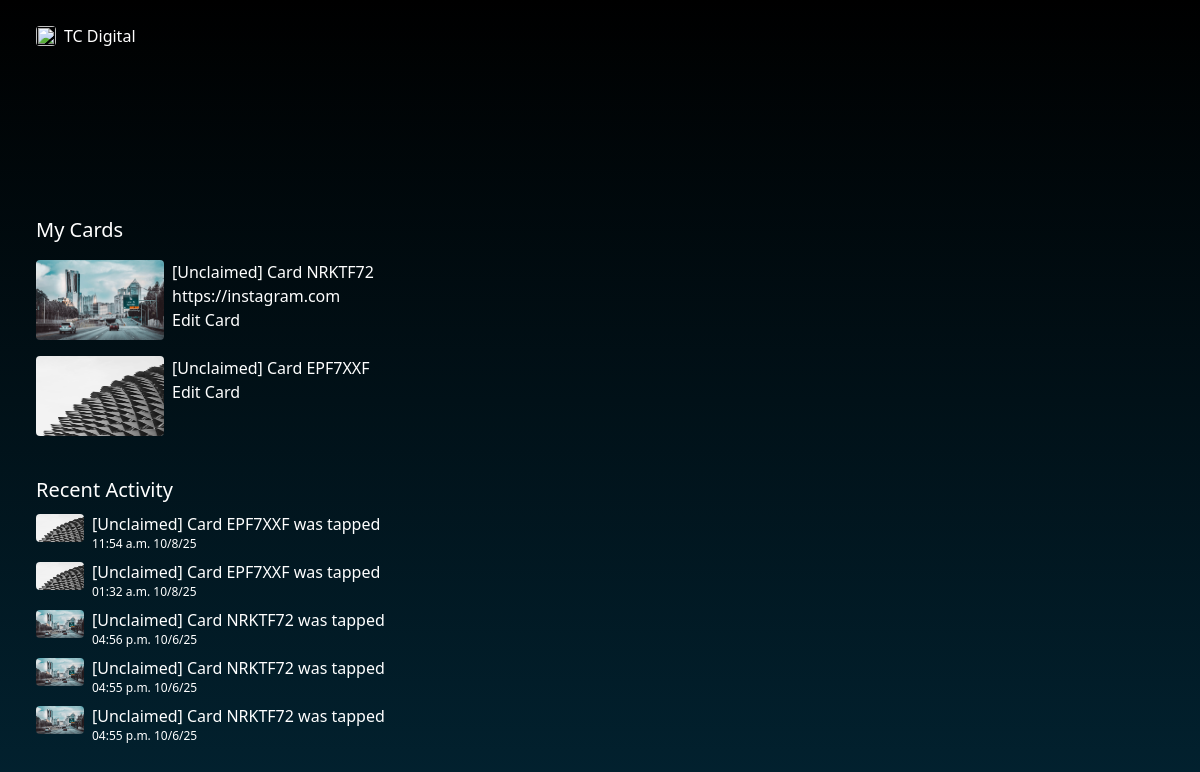
The app's page /dashboard/, older data.
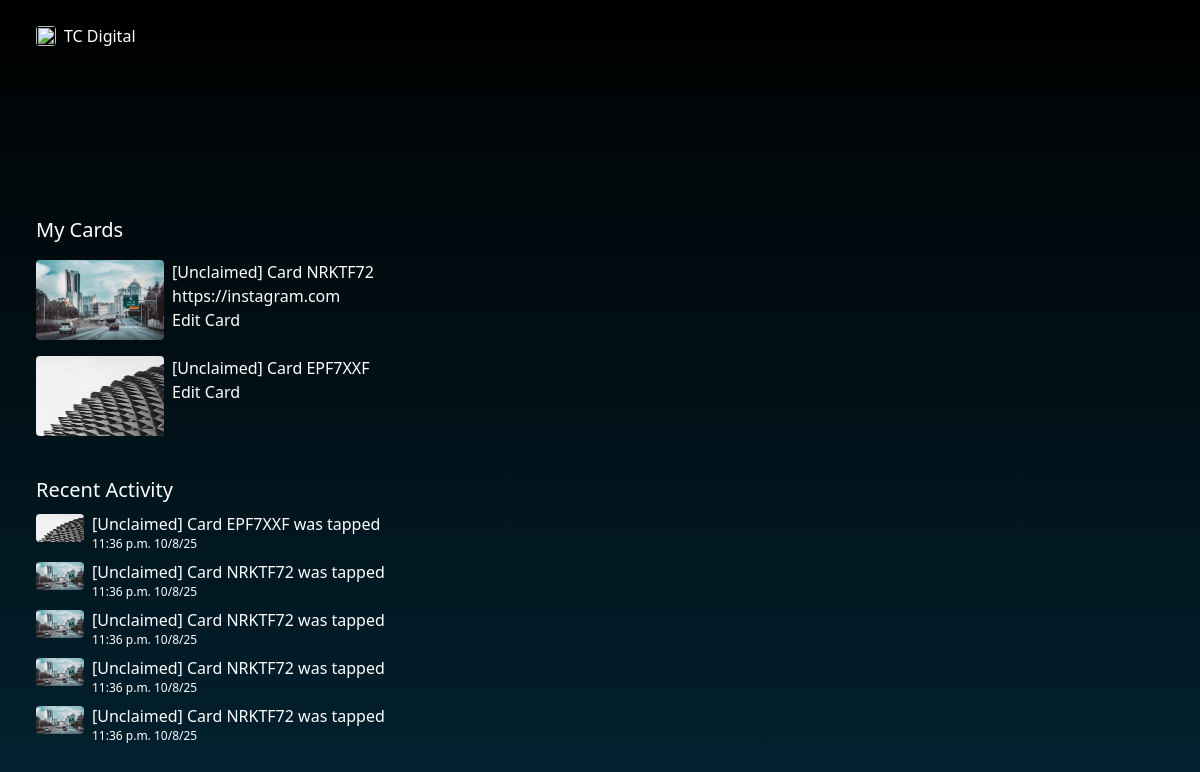
The same page, newer data.
### cardManager/models.py (models this page shows, shortened)
class Card(models.Model):
	card_id = models.AutoField(primary_key=True)
	token = models.CharField(max_length=7, default=gen_token, blank=False,null=False, unique=True)
	owner = models.ForeignKey(Owner, on_delete=models.PROTECT, related_name='cards',null=True, blank=True)
	alias = models.CharField(max_length=60, blank=True)
	show_profile = models.BooleanField(default=False)
	reroute_url = models.URLField(max_length=200, blank=True)
	design = models.ForeignKey(Design, on_delete=models.PROTECT, related_name='cards', null=False, blank=False)
	class Meta:
		constraints = [
			UniqueConstraint(fields=['owner','alias'], name='unique_card_alias')
		]
	def __str__(self):
		return f"Card {self.token}" if self.owner else f"[Unclaimed] Card {self.token}"
	def get_absolute_url(self):
		return reverse('card_view', kwargs={'card_token': self.token})

class Design(models.Model):
	design_id = models.AutoField(primary_key=True)
	name = models.CharField(blank=False, null=False, max_length=50)
	front_design = models.ImageField(upload_to='cardDesigns/', blank=True)

class Usage(models.Model):
	card = models.ForeignKey(Card, on_delete=models.CASCADE, related_name='usage' )
	date_used = models.DateTimeField(default=timezone.now, editable=False)

### cardManager/views.py (the view)
# urls.py: path('dashboard/', views.UserDashboard.as_view(), name='dashboard_view'),
class UserDashboard(ContextMixin, View):
	template_name = 'cardManager/dashboard.html'
	def get(self, request, **kwargs):
		context = self.get_context_data(**kwargs)
		return render(request, self.template_name, context)
	def get_context_data(self, **kwargs):
		context = super().get_context_data(**kwargs)
		owner_id = self.request.user.pk
		owner_cards = Card.objects.filter(owner_id=owner_id)
		recent_activities = Usage.objects.filter(card__owner=owner_id).order_by('-date_used')[0:5]
		context['user_cards'] = owner_cards
		context['recent_activities'] = recent_activities
		return context

### cardManager/templates/cardManager/dashboard.html (shortened to what this page needs)
{% extends 'cardManager/base.html'%}
{% block content %}
	<div class="flex flex-col gap-4 mb-10">
		<h2 class="text-xl">My Cards</h2>
	{% for card in user_cards %}
		<div class="flex flex-row gap-2">
			<a href="{{ card.get_absolute_url }}">
				<img class="w-[8rem] h-[5rem] rounded-sm" src="/media/{{ card.design.front_design.url }}"/>
			</a>
			<div>
				{% if card.alias %}
					<p>{{ card.alias }}</p>
					{% else %}
					<p>{{ card }}</p>
				{% endif %}
				{% if card.show_profile %}
					<p class="text-darkgrey">Points to your profile</p>
				{% elif not card.show_profile and card.reroute_url %}
					<p class="text-darkgrey">{{ card.reroute_url }}</p>
				{% endif %}
				<a href="">Edit Card</a>
			</div>
		</div>
		{% empty %}
		<p>Looks like there aren't any cards here.</p>
	{% endfor %}
	</div>
		<div class="activity flex flex-col">
			<h2 class="text-xl">Recent Activity</h2>
			{% for activity in recent_activities%}
			<div class="flex flex-row items-center gap-2">
				<div>
					<img src="/media/{{ activity.card.design.front_design.url }}" class="w-[3rem] h-[1.7rem] rounded-sm">
				</div>
				<div class="flex flex-col mt-2">
					{% if activity.card.alias %}
					<p>{{ activity.card.alias }} was tapped</p>
					{% else %}
					<p>{{ activity.card }} was tapped</p>
				{% endif %}
					<p class="text-xs">{{ activity.date_used|date:"h:i a m/j/y" }} </p>
				</div>
			</div>
			{% empty %}
				<p>No recent activity yet</p>
			{% endfor %}
		</div>
{% endblock %}

Row changes from the older to the newer data that the page shows:
no longer on this page (row unchanged): Usage: card.design.front_design (picture), card "[Unclaimed] Card EPF7XXF", date_used "11:54 a.m. 10/8/25"
no longer on this page (row unchanged): Usage: card.design.front_design (picture), card "[Unclaimed] Card EPF7XXF", date_used "01:32 a.m. 10/8/25"
no longer on this page (row unchanged): Usage: card.design.front_design (picture), card "[Unclaimed] Card NRKTF72", date_used "04:56 p.m. 10/6/25"
no longer on this page (row unchanged): Usage: card.design.front_design (picture), card "[Unclaimed] Card NRKTF72", date_used "04:55 p.m. 10/6/25"
no longer on this page (row unchanged): Usage: card.design.front_design (picture), card "[Unclaimed] Card NRKTF72", date_used "04:55 p.m. 10/6/25"
added Usage: card.design.front_design (picture), card "[Unclaimed] Card EPF7XXF", date_used "11:36 p.m. 10/8/25"
added Usage: card.design.front_design (picture), card "[Unclaimed] Card NRKTF72", date_used "11:36 p.m. 10/8/25"
added Usage: card.design.front_design (picture), card "[Unclaimed] Card NRKTF72", date_used "11:36 p.m. 10/8/25"
added Usage: card.design.front_design (picture), card "[Unclaimed] Card NRKTF72", date_used "11:36 p.m. 10/8/25"
added Usage: card.design.front_design (picture), card "[Unclaimed] Card NRKTF72", date_used "11:36 p.m. 10/8/25"
